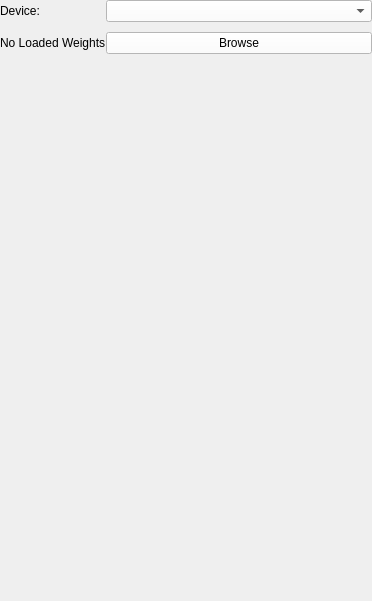
                       <widget class="QWidget" name="scrollAreaWidgetContents_2">
                        <property name="geometry">
                         <rect>
                          <x>0</x>
                          <y>0</y>
                          <width>372</width>
                          <height>601</height>
                         </rect>
                        </property>
                        <layout class="QFormLayout" name="formLayout_3">
                         <property name="horizontalSpacing">
                          <number>0</number>
                         </property>
                         <property name="verticalSpacing">
                          <number>10</number>
                         </property>
                         <property name="leftMargin">
                          <number>0</number>
                         </property>
                         <property name="topMargin">
                          <number>0</number>
                         </property>
                         <property name="rightMargin">
                          <number>0</number>
                         </property>
                         <property name="bottomMargin">
                          <number>0</number>
                         </property>
                         <item row="0" column="0">
                          <widget class="QLabel" name="label_19">
                           <property name="font">
                            <font>
                             <pointsize>9</pointsize>
                            </font>
                           </property>
                           <property name="text">
                            <string>Device:</string>
                           </property>
                          </widget>
                         </item>
                         <item row="0" column="1">
                          <widget class="QComboBox" name="device_box">
                           <property name="styleSheet">
                            <string notr="true">background-color: rgb(255, 255, 255);</string>
                           </property>
                          </widget>
                         </item>
                         <item row="1" column="0">
                          <widget class="QLabel" name="current_loaded_weight_for_inference">
                           <property name="text">
                            <string>No Loaded Weights</string>
                           </property>
                          </widget>
                         </item>
                         <item row="1" column="1">
                          <widget class="QPushButton" name="browse_weight_for_inference_btn">
                           <property name="styleSheet">
                            <string notr="true">background-color: rgb(255, 255, 255);</string>
                           </property>
                           <property name="text">
                            <string>Browse</string>
                           </property>
                          </widget>
                         </item>
                         <item row="4" column="0">
                          <widget class="QLabel" name="label_8">
                           <property name="text">
                            <string/>
                           </property>
                          </widget>
                         </item>
                        </layout>
                       </widget>
